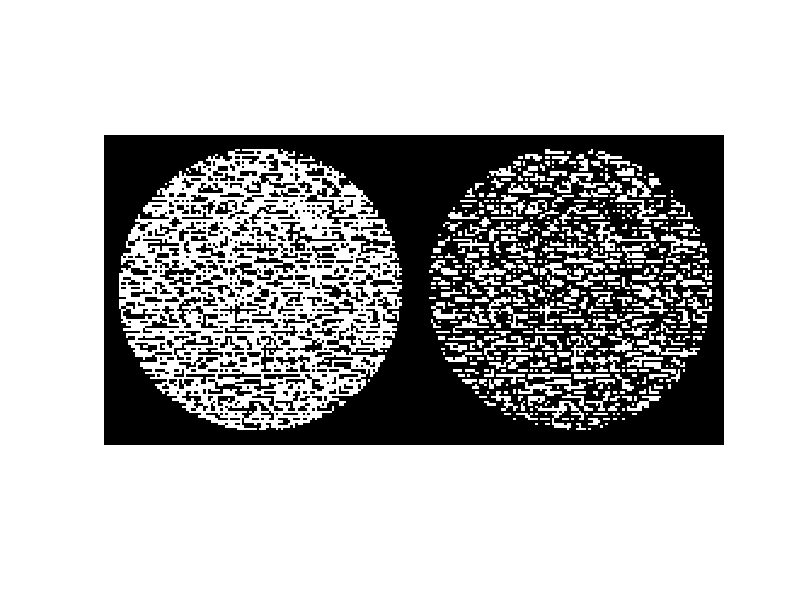
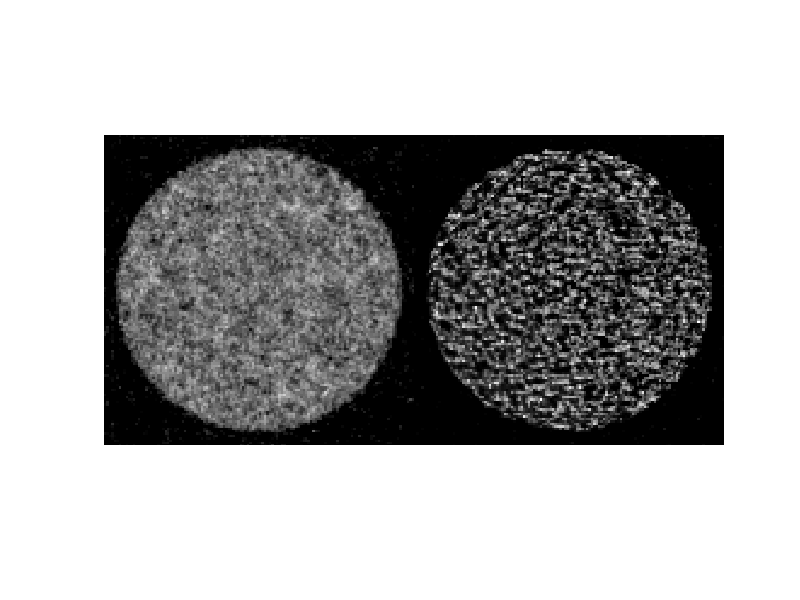
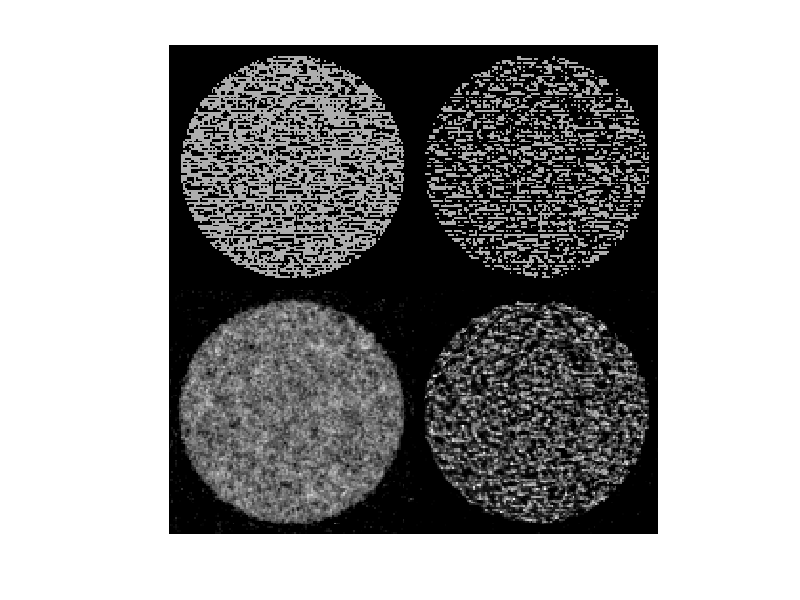
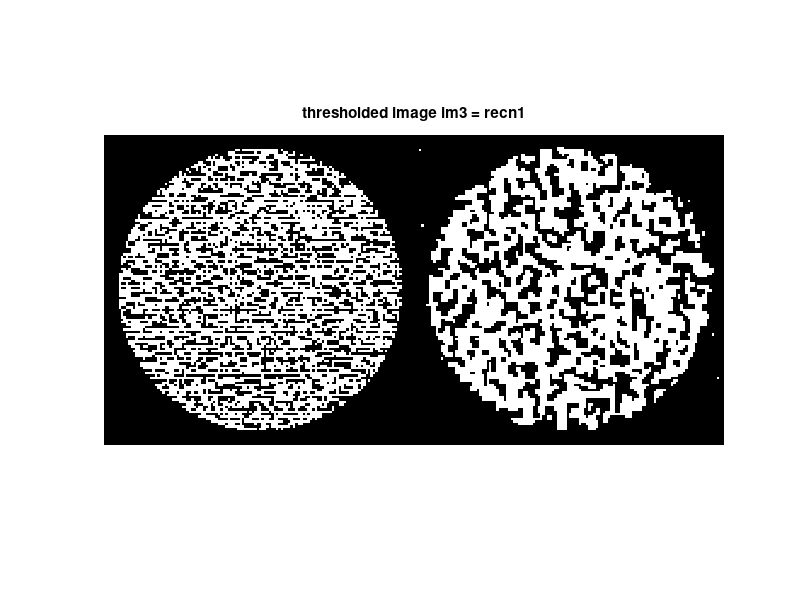

MATLAB code to generate these figures, in order: (Note: this script raises an error after producing the figures.)
% Here we calculate the errors for the tresholded images and rekonstruktions.
clear all;

% First load all images. Original phantoms and reconstructions.
% Carpet phantom:
load XRsparse_aTV_JTV_carpet recn1 recn2 target1 target2
load JTV_carpet_for_segmentations im1 im2 im3 im4 N

figure(1)
imshow([target1,target2],[]);
figure(2)
imshow([recn1,recn2],[]);
figure(3)
imshow([target1,target2;recn1,recn2],[]);
% First treshold the images.
N=128;
%Calculate the right amount of white pixels in the original phantoms.
%First phantom, im1
white_pixels1 = nnz(target1)/(N*N);
%Second phantom
white_pixels2 = nnz(target2)/(N*N);

%Treshold the images so that the amount of white pixels is correct. Here
%the values are between 0 and 1, but they have also other values.

% Calculate the amount of wrong pixels. First we need to decide which
% pixels we set as zero and which will have number 1. We want that kind of
% treshold, which gives us the right amount of white pixels.
% There ratio should be 0.41 in the first reconstruction and 0.25 in the second.
% So in the first reco we want nnz(im3) to be 6717. We get this number of
% white pixels with the following treshold:
% CARPET THRESHOLD: 0.3492/ 0.23272
im3_thresholded = im3;
im3_thresholded(im3>0.23272) = 1;
im3_thresholded(im3<0.23272) = 0;
nnz(im3_thresholded)

% We want to treshold the target1 also to be zero or one.
target1_thresholded = target1;
target1_thresholded(target1>1) = 1;
target1_thresholded(target1<1) = 0;
nnz(target1_thresholded)
figure()
imshow([target1_thresholded,im3_thresholded],[])
title('thresholded image im3 = recn1')

% Calculate the error for reconstruction 1
error1=(nnz(target1_thresholded-im3_thresholded))/(N*N);


%% now we will calculate the error with the second reconstruction
% The amount of white pixels is 4028.
% CARPET TRESHOLD: 0.2762/0.154
im4_thresholded = im4;
im4_thresholded(im4>0.154) = 1;
im4_thresholded(im4<0.154) = 0;
nnz(im4_thresholded)

% We want to treshold the target1 also to be zero or one.
target2_thresholded = target2;
target2_thresholded(target2>1) = 1;
target2_thresholded(target2<1) = 0;
nnz(target2_thresholded)
figure()
imshow([target2_thresholded,im4_thresholded],[])
title('thresholded image im4 = recn2')

% Calculate the error for reconstruction 1. Caluculate the difference and
% how many pixels are non-zero.
error2=(nnz(target2_thresholded-im4_thresholded))/(N*N);

figure(6);
% Original phantom1
subplot(2,2,1);
imagesc(target1_thresholded);
colormap gray;
axis square;
axis off;
title({'Carpet1 phantom, ground truth'});
% Reconstruction of phantom1
subplot(2,2,2)
imagesc(im3_thresholded);
colormap gray;
axis square;
axis off;
title(['JTV, pixel error ', num2str(round(error1,2))]);
% Original target2
subplot(2,2,3)
imagesc(target2_thresholded);
colormap gray;
axis square;
axis off;
title({'Carpet2 phantom, ground truth '});
% Reconstruction of target2
subplot(2,2,4)
imagesc(im4_thresholded);
colormap gray;
axis square;
axis off;
title(['JTV, pixel error ' num2str(round(error2,2))]);

Image = getframe(gcf);
imwrite(Image.cdata, 'segmentations_carpet_JTV.jpg');